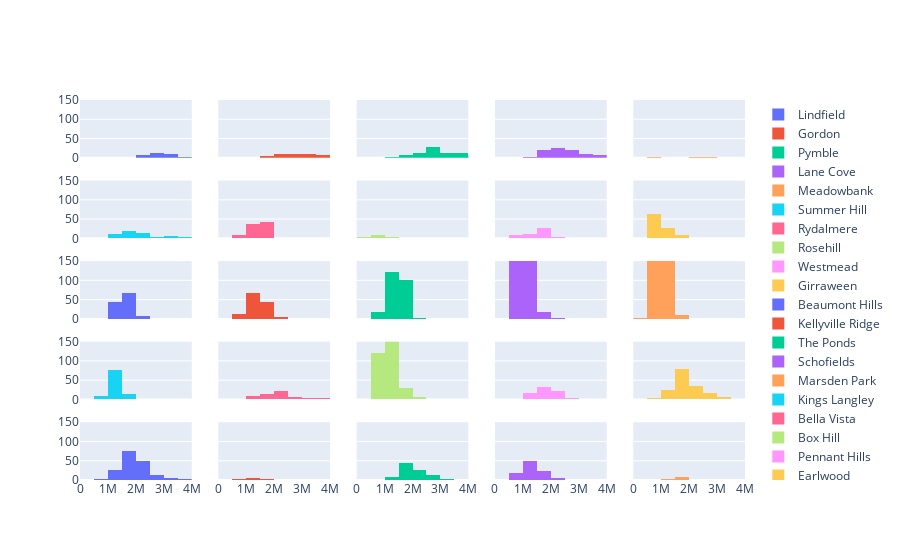

The cell this chart's notebook holds for it:
### Code cell
fig = make_subplots(
    rows=5, cols=5
    #     ,subplot_titles=("Plot 1", "Plot 2", "Plot 3", "Plot 4")
    ,shared_yaxes=True
    ,shared_xaxes=True)

df_numb=25
for row in range(1,6):
    for col in range(1,6):
        suburb_df = suburb_list[df_numb]
        suburb_df_price = suburb_df[suburb_df["sold_date_dt"] >= dtm]["price"]
                
        if suburb_list[df_numb]["suburb"].count()>=1:
            name = suburb_list[df_numb]["suburb"].unique()[0]
            fig.update_xaxes(range=[0, 4000000], row=row, col=col)
            fig.update_yaxes(range=[0, 150], row=row, col=col)
            fig.add_trace(go.Histogram(x=suburb_df_price,xbins=dict(size=500000),autobinx = False, name=name),row =row, col=col)
            
        df_numb=df_numb+1                   

fig.show()
